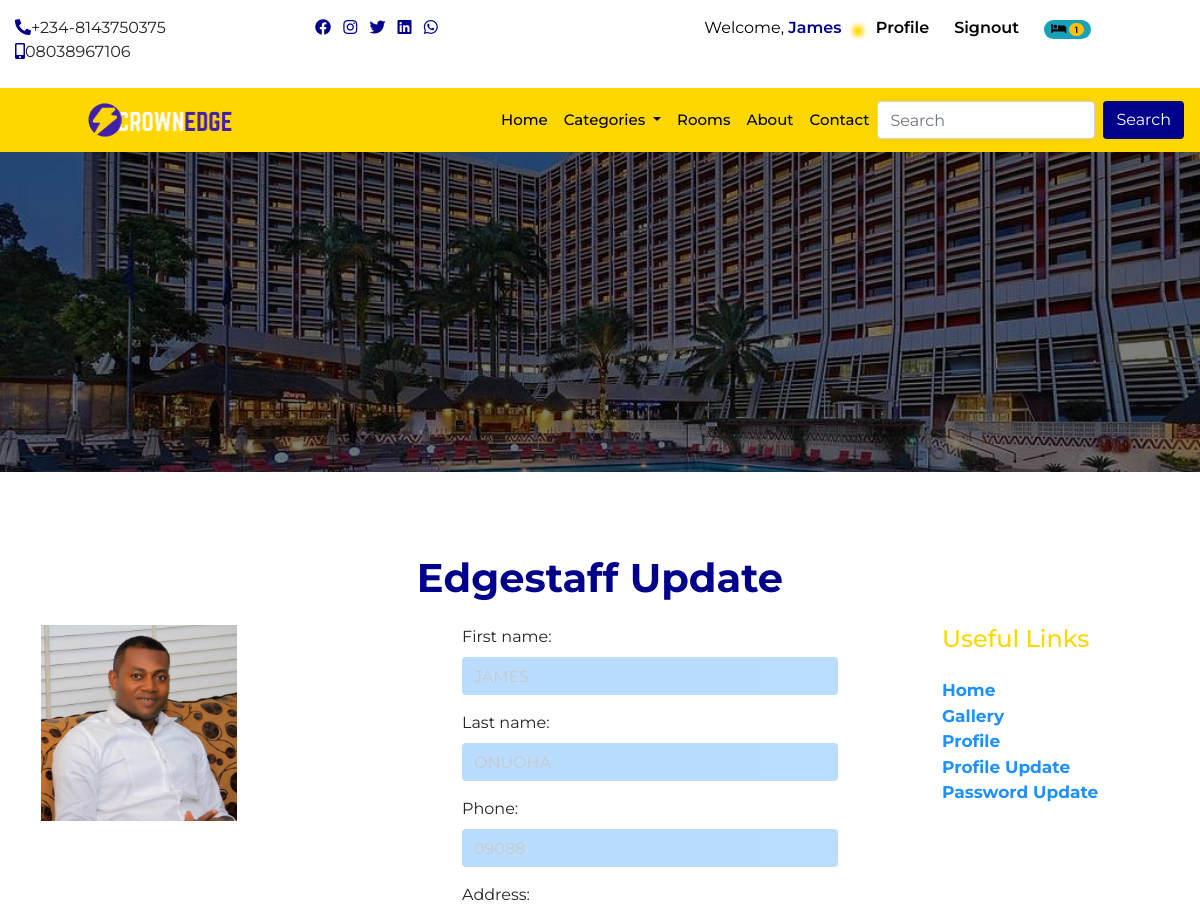
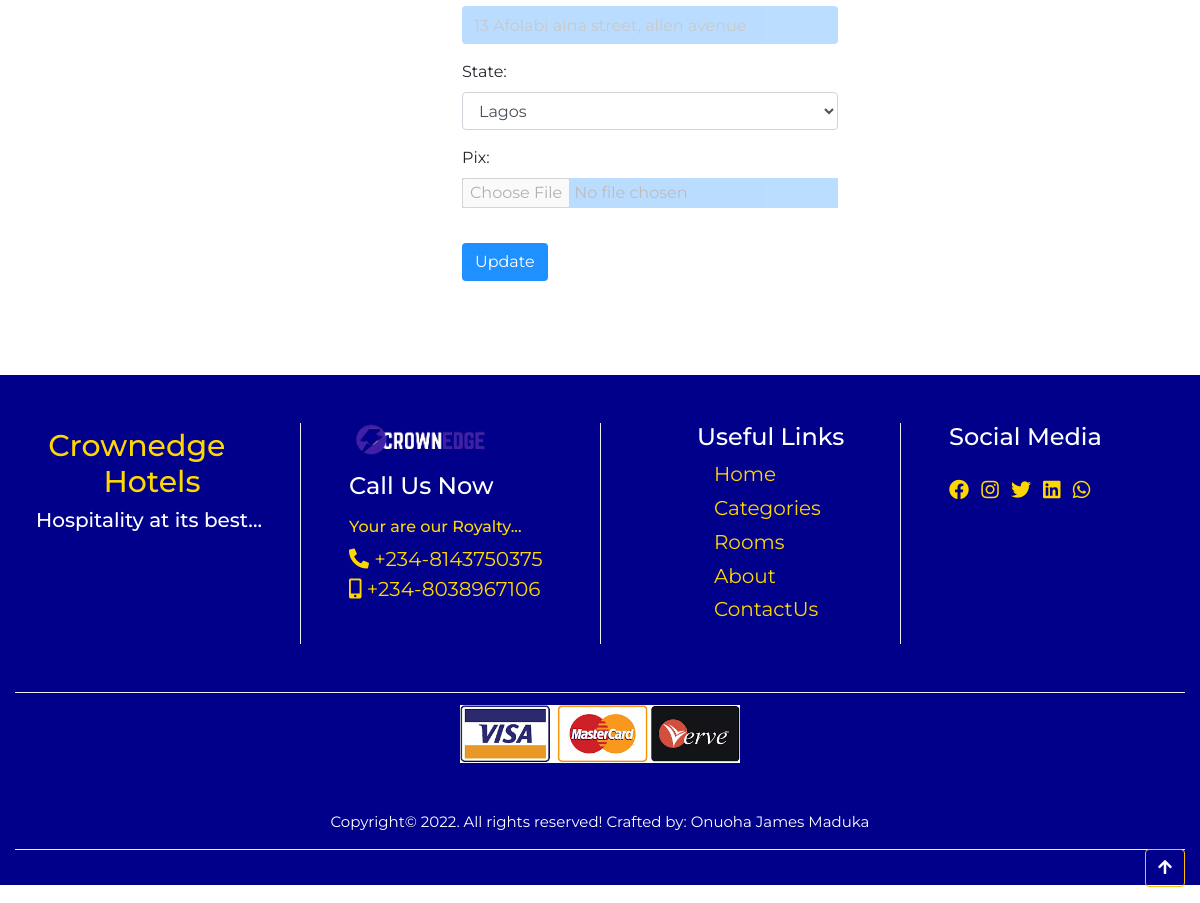
The page /update (signed in) on the database its author committed (2 pictures, top to bottom).
### home/models.py (models this page shows, shortened)
class CompanyProfile(models.Model):
    name = models.CharField(max_length=50)
    keyword = models.CharField(max_length=150)
    description = models.CharField(max_length=150)
    logo = models.ImageField(upload_to='logo', blank=True, null=True)
    favicon = models.ImageField(upload_to='logo', blank=True, null=True, default='/favicon-96x96.png')
    carousel = models.ImageField(upload_to='carousel', blank=True, null=True)
    carousel2 = models.ImageField(upload_to='carousel', blank=True, null=True)
    carousel3 = models.ImageField(upload_to='carousel', blank=True, null=True)
    carousel4 = models.ImageField(upload_to='carousel', blank=True, null=True)
    banner = models.ImageField(upload_to='banner', blank=True, null=True)
    mobile = models.CharField(max_length=20)
    mobile2 = models.CharField(max_length=20)
    address = models.CharField(max_length=100)
    email = models.EmailField()
    website = models.URLField()
    about = models.TextField()
    about2 = models.TextField()
    copyright_year = models.CharField(max_length=4)
    class Meta:
        db_table = 'companyprofile'
        managed = True
        verbose_name = 'CompanyProfile'
        verbose_name_plural = 'CompanyProfile'

### userprofile/models.py (models this page shows, shortened)
class Profile(models.Model):
  user = models.OneToOneField(User, on_delete=models.CASCADE)    # this pulls out a specific user details
  first_name = models.CharField(max_length=50)
  last_name = models.CharField(max_length=50)
  email = models.EmailField(max_length=50)
  phone = models.CharField(max_length=20)
  address = models.CharField(max_length=150)
  state = models.CharField(max_length=50)
  pix = models.ImageField(upload_to= 'profile', default='profile/avatar.jpg')
  class Meta:
    db_table = 'profile'
    managed = True
    verbose_name = 'Profile'
    verbose_name_plural = 'Profiles'

### home/views.py (the view, shortened to what this page needs)
# urls.py: path('update', views.profile_update, name='update'),
@login_required(login_url='signin')
def profile_update(request):
    profile = Profile.objects.get(user__username=request.user.username)
    form = ProfileForm(instance=request.user.profile) # instatiate the form for a GET request
    context = {
        'form':form,
        'profile':profile
    }
    return render(request, 'update.html', context)

### userprofile/forms.py
class ProfileForm(forms.ModelForm):
    class Meta:
        model = Profile
        fields = ['first_name','last_name','phone','address','state','pix']
        widgets = {
            'first_name': forms.TextInput(attrs={'class':'form-control','placeholder':'First Name'}),
            'last_name': forms.TextInput(attrs={'class':'form-control','placeholder': 'Last Name'}),
            'phone': forms.TextInput(attrs={'class':'form-control','placeholder': 'Phone'}),
            'address': forms.TextInput(attrs={'class':'form-control','placeholder': 'Address'}),
            'state': forms.Select(attrs={'class':'form-control','placeholder': 'State'}, choices=STATE),
            'pix': forms.FileInput(attrs={'class':'form-control-file'}),
        }

### home/context_processor.py (called while the page is built)
def dropdown(request):
    categories = Category.objects.all()
    context = {
        'categories':categories
    }
    return context

def company(request):
    cprofile = CompanyProfile.objects.get(pk=1)
    context = {
        'cprofile':cprofile
    }
    return context

def cartcount(request):
    count = Booking.objects.filter(user__username = request.user.username, paid=False)
    itemcount = 0
    for item in count:
        itemcount += item.no_days
    context = {
        'itemcount': itemcount,
    }
    return context

### home/templatetags/sample_tags.py (called while the page is built)
@register.simple_tag
def intralink(main, link):
    return reverse(main) + '#' + link

### home/templates/update.html (shortened to what this page needs)
{% extends 'base.html' %}
{% block header %} {% include 'header.html' %}{% endblock header %}
{% block banner %} {% include 'banner.html' %} {% endblock banner %}
{% block content %}
<section>
  <div class="container-fluid">
      <h1 class="title">{{profile.user.username}} Update</h1>
      <div class="row prof">
        <div class="col-12 col-sm-12 col-md-5 col-lg-4">
          <div class="img-pcard">
            <img src="{{profile.pix.url}}">
          </div>
        </div>
        <div class="col-12 col-sm-12 col-md-5 col-lg-5">
          <div class="pro-form">
            <form action="{% url 'update' %}" method="POST" enctype="multipart/form-data">
              <div class="form-group">
                {{form.as_p}}
              </div>
              <button type="submit" class='btn check-btn'>update</button>
            </form>
          </div>
        </div>
        <div class="col-12 col-sm-12 col-md-2 col-lg-3">
          <div class="pro-links">
            <h4 class="mb-4">Useful Links</h4>
            <ul class="list-unstyled">
              <li><a href="{% url 'home' %}">Home</a></li>
              <li><a href="{% url 'rooms' %}">gallery</a></li>
              <li><a href="{% url 'profile' %}">profile</a></li>
              <li><a href="{% url 'update' %}">profile update</a></li>
              <li><a href="{% url 'password' %}">password update</a></li>
            </ul>
          </div>
        </div>
      </div>
    </div>
  </section>
{% endblock content %}
{% block footer %} {% include 'footer.html' %} {% endblock footer %}

### home/templates/header.html (shortened to what this page needs)
{% load sample_tags %}
<div class="container-fluid">
    <div class="row">
      <div class="col-12 col-sm-6 col-md-2 col-lg-3 mt-3 mb-2 hide">
        <ul class="list-inline">
          <li class="list-inline-item"><a href=""><i class="fas fa-phone-alt"></i></a><span>+234-8143750375</span></li>
          <li class="list-inline-item"><a href=""><i class="fas fa-mobile-alt"></i></a><span>08038967106</span></li>
        </ul>
      </div>
      <div class="col-12 col-sm-6 col-md-2 col-lg-3 mt-3 mb-2 hide">
        <ul class="list-inline">
          <li class="list-inline-item"><a href=""><i class="fab fa-facebook"></i></a></li>
          <li class="list-inline-item"><a href=""><i class="fab fa-instagram"></i></a></li>
          <li class="list-inline-item"><a href=""><i class="fab fa-twitter"></i></a></li>
          <li class="list-inline-item"><a href=""><i class="fab fa-linkedin"></i></a></li>
          <li class="list-inline-item"><a href=""><i class="fab fa-whatsapp"></i></a></li>
        </ul>
      </div>
      <div class="col-12 col-sm-12 col-md-8 col-lg-6 mt-3 mb-2 auth">
       <ul class="">
        {% if user.is_authenticated %}
          <li class=""><a href="{% url 'profile' %}" class="welcome">welcome,
            <span>
            {% if user.first_name %}
              {{request.user.first_name}}
            {% else %}
            {{request.user.user_name}}
          {% endif %}
          </span></i></a></li>
          <li class=""><a href="{% url 'profile' %}" class="user-btn"><span>profile</span></a></li>
          <li class=""><a href="{% url 'signout' %}" class="user-btn"><span>signout</span></a></li>
          <li class="">
            <a href="{% url 'booked' %}" class="user-btn">
              {% if itemcount > 0 %}
                <span class="badge badge-pill badge-info">
                  <i class="fas fa-bed"></i>
                  <span class="badge badge-pill badge-warning">{{itemcount}}</span>
                </span>
              {% else %}
                  <i class="fas fa-bed"></i></a></li>
              {% endif %}
            </a>
          </li>
        {% else %}
          <li class=""><a href="{% url 'signin' %}" class="user-btn"><i class="fas fa-user"></i><span>signin</span></a></li>
          <li class=""><a href="{% url 'signup' %}" class="user-btn"><i class="fas fa-user"></i><span>signup</span></a></li>
        {% endif %}
         </ul>
      </div>
    </div>
  </div>
      <nav class="navbar navbar-expand-lg navbar-light sticky-top">
        <a class="navbar-brand" href="{% url 'home' %}"><img src="{{cprofile.logo.url}}" alt=""></a>
        <div class="collapse navbar-collapse" id="navbarSupportedContent">
          <ul class="navbar-nav ml-auto">
            <li class="nav-item active">
              <a class="nav-link" href="{% url 'home' %}">home <span class="sr-only">(current)</span></a>
            </li>
            <li class="nav-item dropdown">
              <a class="nav-link dropdown-toggle" href="/index2.html" id="navbarDropdown" role="button" data-toggle="dropdown" aria-haspopup="true" aria-expanded="false">
                categories
              </a>
            </li>
            <li class="nav-item">
              <a class="nav-link" href="{% url 'rooms' %}">rooms</a>
            </li>
            <li class="nav-item">
              <a class="nav-link" href="{% intralink 'home' 'aboutus' %}">about</a>
            </li>
            <li class="nav-item">
              <a class="nav-link" href="{% intralink 'home' 'contact' %}">contact</a>
            </li>
          </ul>
          <form class="form-inline my-2 my-lg-0" action="{% url 'search' %}" method="POST">
            <input class="form-control mr-sm-2" name="search" type="search" placeholder="Search" aria-label="Search">
            <button class="btn form-btn" type="submit">Search</button>
          </form>
        </div>
      </nav>

### home/templates/footer.html
{% load sample_tags %}
<div class="footer">
    <div class="container-fluid footer2">
      <div class="row">
        <div class="col-12 col-sm-6 col-md-4 col-lg-3 foota-box">
          <h1>Crownedge <span style="margin-left: 15%;">Hotels</span></h1>
          <h4>Hospitality at its best...</h4>
        </div>
        <div class="col-12 col-sm-6 col-md-4 col-lg-3 foota-box2">
          <img src="{{cprofile.logo.url}}" alt="">
          <h4 class="mt-3 mb-3">Call Us Now</h4>
          <h6>Your are our Royalty...</h6>
          <ul class="list-unstyled">
            <li><a href=""><i class="fas fa-phone-alt"></i></a><span> +234-8143750375</span></li>
            <li><a href=""><i class="fas fa-mobile-alt"></i></a><span> +234-8038967106</span></li>
          </ul>
        </div>
        <div class="col-12 col-sm-6 col-md-4 col-lg-3 foota-box3">
          <h4>Useful Links</h4>
          <ul class="list-unstyled">
            <li><a href="{% url 'home' %}">Home</a></li>
            <li><a href="{% url 'categories'  %}">Categories</a></li>
            <li><a href="{% url 'rooms' %}">Rooms</a></li>
            <li><a href="{% intralink 'home' 'aboutus' %}">About</a></li>
            <li><a href="{% intralink 'home' 'contact' %}">ContactUs</a></li>
          </ul>
        </div>
        <div class="col-12 col-sm-6 col-md-12 col-lg-3 foota-box4">
          <h4 class="mb-4">Social Media</h4>
          <ul class="list-inline">
            <li class="list-inline-item"><a href=""><i class="fab fa-facebook"></i></a></li>
            <li class="list-inline-item"><a href=""><i class="fab fa-instagram"></i></a></li>
            <li class="list-inline-item"><a href=""><i class="fab fa-twitter"></i></a></li>
            <li class="list-inline-item"><a href=""><i class="fab fa-linkedin"></i></a></li>
            <li class="list-inline-item"><a href=""><i class="fab fa-whatsapp"></i></a></li>
          </ul>
        </div>
      </div>
      <div class="footer3">
        <a href="{% url 'rooms' %}"><img src="/media/logo/master_visa_logo.png" style="width: 280px;" alt="credit card logo"></a>
        <p class="mt-5"> Copyright&copy; 2022. All rights reserved! Crafted by: Onuoha James Maduka</p>
        <a href="{% url 'home' %}" class="btn btn-outline-warning float-right mb-3 text-white"><i class="fa fa-arrow-up" aria-hidden="true"></i></a>
  <div class="footer3">
      </div>
    </div>
  </div>

### home/static/css/style.css (style rules this page uses)
* { margin: 0px; padding: 0px; box-sizing: border-box; }
body { font-family: 'Montserrat', sans-serif; }
html { scroll-behavior: smooth; }
.hide a { color: darkblue; }
.welcome { color: black; font-weight: 400; text-transform: capitalize; padding-right: .6rem; }
.welcome span { color: darkblue; font-weight: 600; text-decoration: none; }
.user-btn { color: darkblue; font-weight: 400; padding-left: 1rem; padding-right: .3rem; }
.user-btn span { color: black; font-weight: 600; text-transform: capitalize; }
.auth { display: flex; justify-content: space-around; }
.auth li { display: inline; }
h1 { color: gold; }
.navbar { background: gold; }
#navbarSupportedContent a { color: black; text-transform: capitalize; font-size: 15px; font-weight: 500; }
.navbar img { width: 50%; margin-left: 20%; }
.navbar-nav { margin-left: 50%; }
.form-btn { color:white; background: darkblue; }
.container-fluid h1 { text-align: center; margin-top: 2%; }
.footer { background: darkblue; }
.footer h1 { color: gold; margin-right: 19%; }
.footer h4 { color: white; }
.footer h6 { color: gold; }
.foota-box { padding-left: 3%; }
.foota-box h1 { font-size: 30px; }
.foota-box h4 { font-size: 20px; }
.foota-box2 img { width: 60%; }
.foota-box2 .list-unstyled li a { color: gold; font-size: 20px; }
.foota-box2 .list-unstyled li span { color: gold; font-size: 20px; }
.foota-box3 li { padding-bottom: 2%; margin-left: 9%; }
.foota-box3 a { color: gold; font-size: 20px; }
.foota-box4 a { color: gold; font-size: 20px; }
.foota-box4 li { transition: transform .5sec; }
.foota-box, .foota-box2, .foota-box3, .foota-box4 { margin: 4% 0; }
.foota-box2, .foota-box3, .foota-box4 { border-left: 1px solid #f0f0f0; padding-left: 4%; }
.foota-box3 { padding-left: 8%; }
.footer3 { text-align: center; color: white; font-size: 15px; padding: 1% 0; border-top: .5px solid #f0f0f0; }
.title { text-transform: capitalize; padding-top: 5%; margin-bottom: 2%; color: darkblue; font-weight: bold; }
.check-btn { background: dodgerblue !important; color: white; text-transform: capitalize; margin-top: 5%; }
.prof { margin-bottom: 8%; }
.img-pcard { width: 60%; height: 60vh; padding-left: 7%; }
.img-pcard img { width: 100%; }
.pro-form { width: 90%; padding-left: 10%; }
.pro-form input { border: none !important; background: dodgerblue; opacity: 0.3; }
.pro-form .check-btn { background: dodgerblue !important; color: white; text-transform: capitalize; margin-top: 5%; }
.pro-links { margin-left: 10%; }
.pro-links h4 { color: gold; }
.pro-links a { color: dodgerblue; font-size: 17px; font-weight: 700; text-transform: capitalize; }

### rows shown on the page
CompanyProfile: logo (picture)
Profile: user.username "Edgestaff", pix (picture), first_name "JAMES", last_name "ONUOHA", phone "09088", address "13 Afolabi aina street, allen avenue", state "Lagos"

### other values the page prints
{{ request.user.first_name }} "James"
{{ itemcount }} "1"
